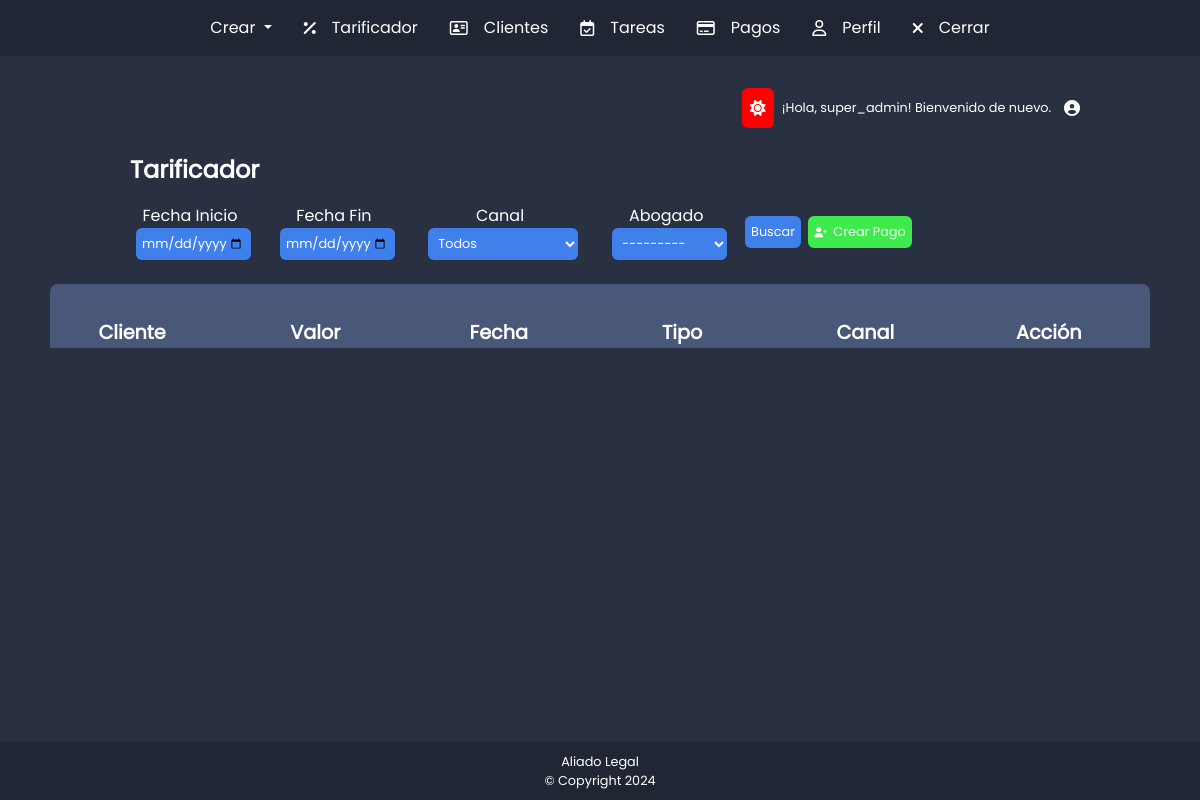
The app's page /tariffing/ (signed in), older data.
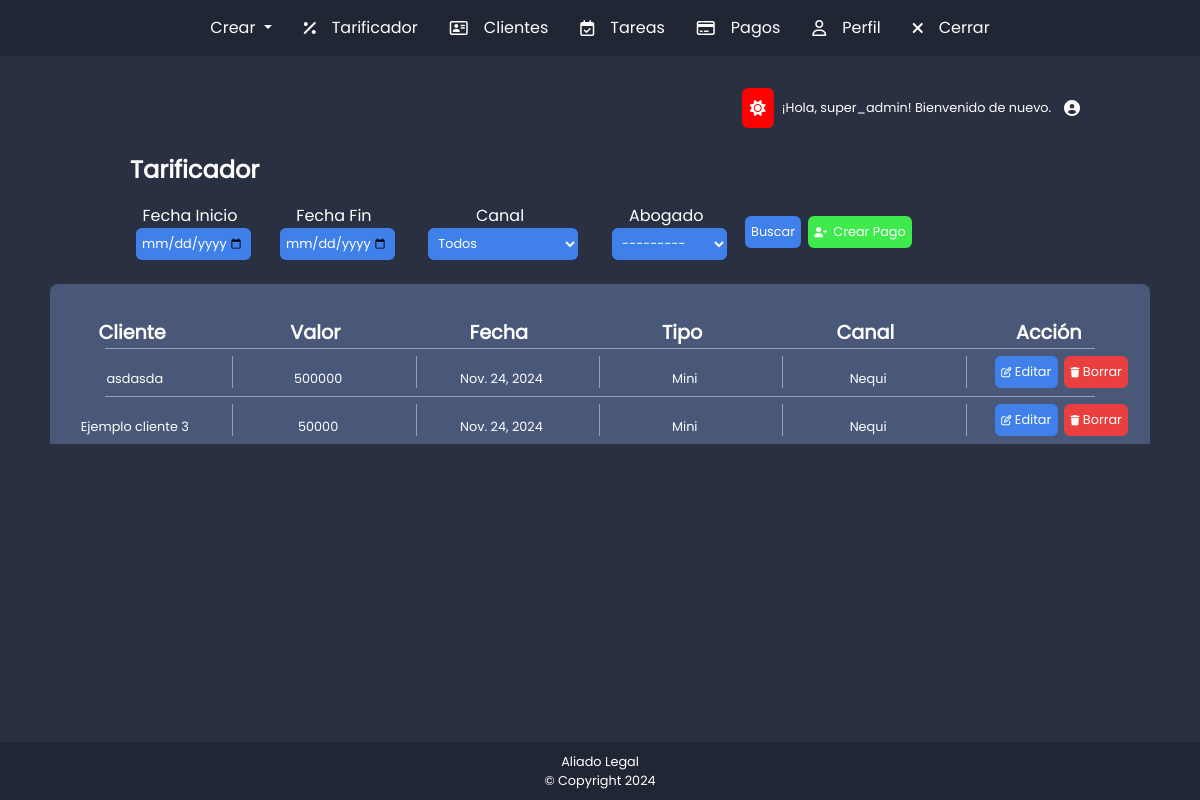
The same page, newer data.
### payments/models.py (models this page shows, shortened)
class Payments(models.Model):
    comprobante = models.IntegerField()  # comprobante
    cliente = models.ForeignKey(Cliente, related_name='paymets', on_delete=models.CASCADE)
    valor_pago = models.IntegerField()  # Valor del pago en número entero
    fecha_pago = models.DateField()  # Fecha del pago
    TIPO_VENTA_CHOICES = [
        ('mini', 'Mini'),
        ('nueva', 'Nueva'),
        ('cuota', 'Cuota'),
    ]
    tipo_venta = models.CharField(max_length=5, choices=TIPO_VENTA_CHOICES)
    CANAL_PAGO_CHOICES = [
        ('nequi', 'Nequi'),
        ('efectivo', 'Efectivo'),
        ('transferencia', 'Transferencia Bancaria'),
    ]
    canal_pago = models.CharField(max_length=15, choices=CANAL_PAGO_CHOICES)

### clients/models.py (models this page shows, shortened)
class Cliente(models.Model):
    nombres = models.CharField(max_length=255)
    telefono = models.CharField(max_length=15)
    abogado = models.ForeignKey(User, related_name='clientes', on_delete=models.CASCADE)

### tariffing/views.py (the view)
# urls.py: path("", views.consultar_tarifas, name="consultar_tarifas"),
@user_passes_test(es_moderador)
def consultar_tarifas(request):
    form = TariffingFilterForm(request.GET)
    pagos = Payments.objects.all()
    if form.is_valid():
        fecha_inicio = form.cleaned_data.get("fecha_inicio")
        fecha_fin = form.cleaned_data.get("fecha_fin")
        abogado = form.cleaned_data.get("abogado")
        canal = form.cleaned_data.get("canal")
        if fecha_inicio:
            pagos = pagos.filter(fecha_pago__gte=fecha_inicio)
        if fecha_fin:
            pagos = pagos.filter(fecha_pago__lte=fecha_fin)
        if abogado:
            pagos = pagos.filter(cliente__abogado=abogado)
        if canal:
            pagos = pagos.filter(canal_pago=canal)
    return render(request, "create_tariff.html", {"form": form, "pagos": pagos})

### tariffing/context_processor.py (called while the page is built)
def is_moderator(request):
    if request.user.is_authenticated:
        return {'is_moderator': request.user.groups.filter(name='Moderador').exists()}
    return {'is_moderator': False}

### tariffing/views.py (called while the page is built)
def es_moderador(user):
    return user.groups.filter(name="Moderador").exists()

### tariffing/templates/create_tariff.html (shortened to what the changed rows need)
{% extends 'base.html' %}
{% load static %}
{% block content %}
<link rel="stylesheet" href="{% static 'create_tariff.css' %}">
    {% for pago in pagos %}
    <div class="row testteste">
        <div class="col-11">
            <div class="row tablaDatosClientes">
                <div class="col-2 divdatosClientesT">
                    <p class="datosCliente">{{ pago.cliente.nombres }}</p>
                </div>
                <div class="col-2 divdatosClientesT">
                    <p class="datosCliente">{{ pago.valor_pago }}</p>
                </div>
                <div class="col-2 divdatosClientesT">
                    <p class="datosCliente">{{ pago.fecha_pago }}</p>
                </div>
                <div class="col-2 divdatosClientesT">
                    <p class="datosCliente">{{ pago.get_tipo_venta_display }}</p>
                </div>
                <div class="col-2 divdatosClientesT">
                    <p class="datosCliente">{{ pago.get_canal_pago_display }}</p>
                </div>
                <div class="col-2 divtitulosTablasClientes">
                    <a href="{% url 'payments:editar_pago' pago.id %}">
                        <button class="botonEditar">
                            <i class="fa-regular fa-pen-to-square"></i>
                            Editar
                        </button>
                    </a>
                    <form action="{% url 'payments:borrar_pago' pago.id %}" method="post" style="display:inline;">
                        <button type="submit" class="botonEliminar" onclick="return confirm('¿Estás seguro de borrar esta tarea?');">
                            <i class="fa-solid fa-trash"></i>
                            Borrar
                        </button>
                    </form>
                </div>
            </div>
        </div>
    </div>
    {% endfor %}
{% endblock %}

Row changes from the older to the newer data that the page shows:
added Payments: cliente.nombres "asdasda", valor_pago "500000", fecha_pago "Nov. 24, 2024", tipo_venta "Mini", canal_pago "Nequi"
added Payments: cliente.nombres "Ejemplo cliente 3", valor_pago "50000", fecha_pago "Nov. 24, 2024", tipo_venta "Mini", canal_pago "Nequi"
